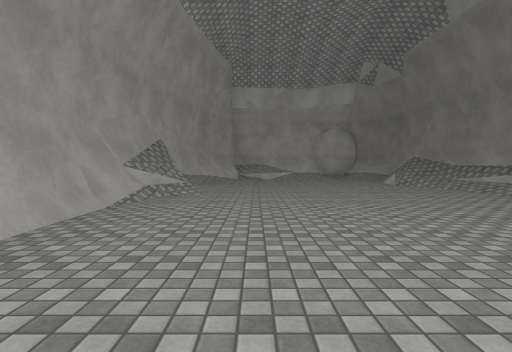
View 1 (above)

16 first-person views from a walk through a 3-D level made in the Unity game engine. The camera is 1.2 m above the floor, tilts 2° down and sees 80° across. Doors are open. The floor is counted in squares, 2 m on a side. Each view is taken from the middle of a square. On the plan, view 1 faces up. The plan holds only what a view shows up to about 9 squares ahead; the rest is blank. The place goes on beyond the plan. Surface patterns are stand-ins for the level's own textures.

View 2
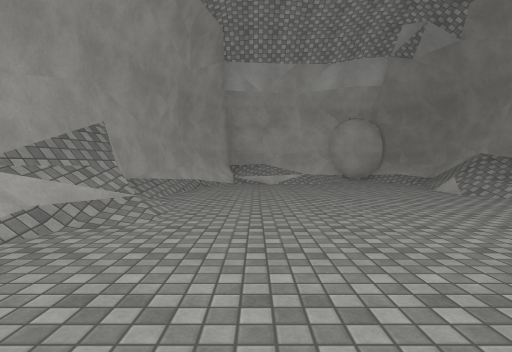

View 3
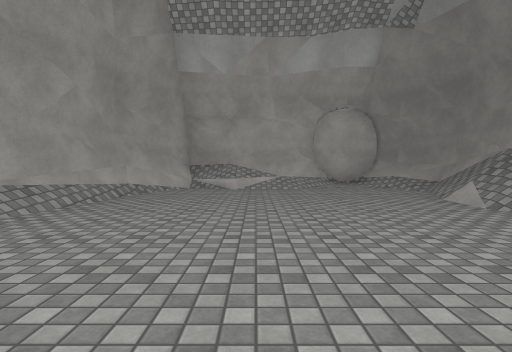

View 4
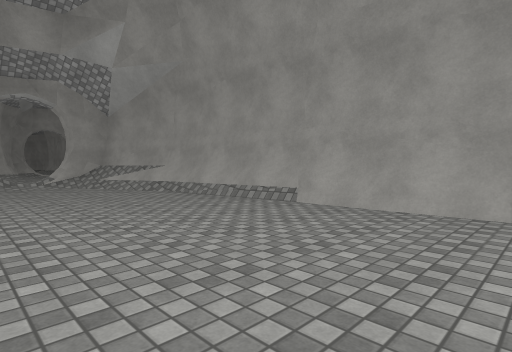

View 5
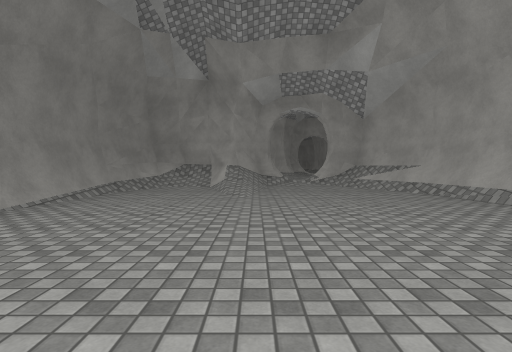

View 6
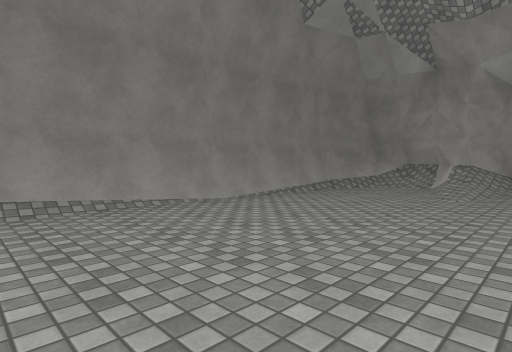

View 7
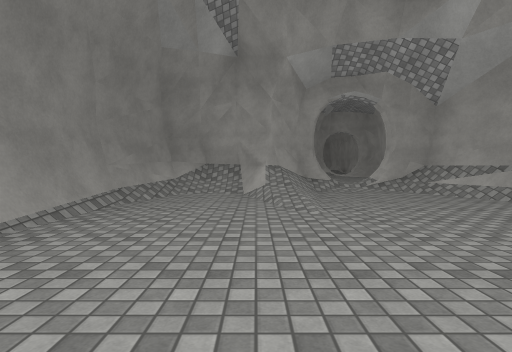

View 8
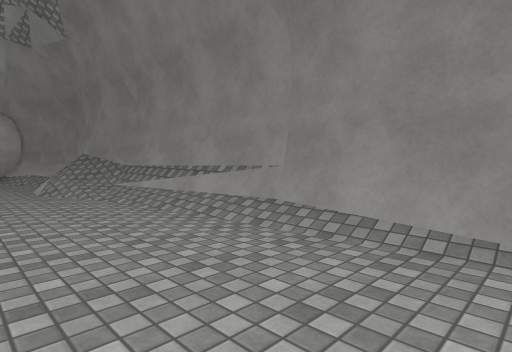

View 9
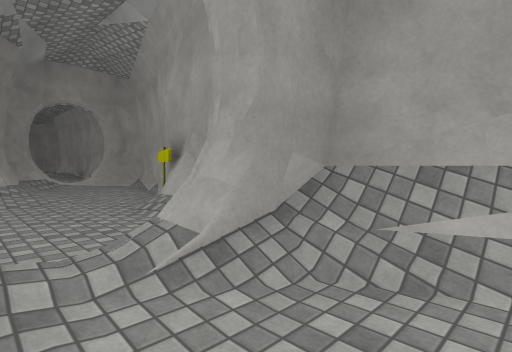

View 10
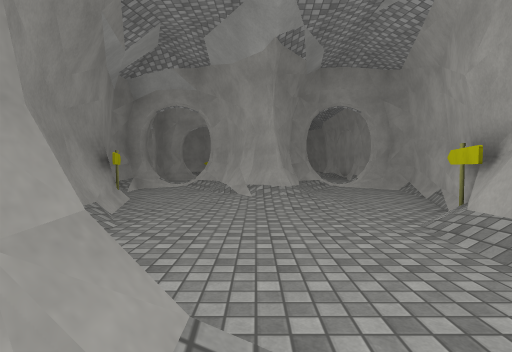

View 11
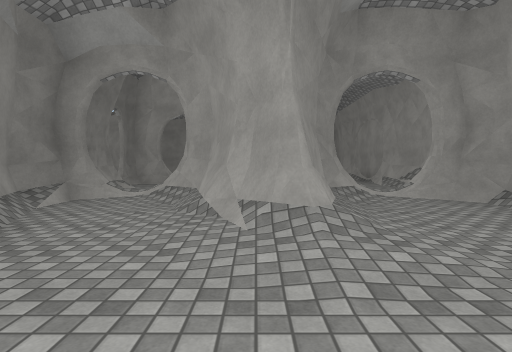

View 12
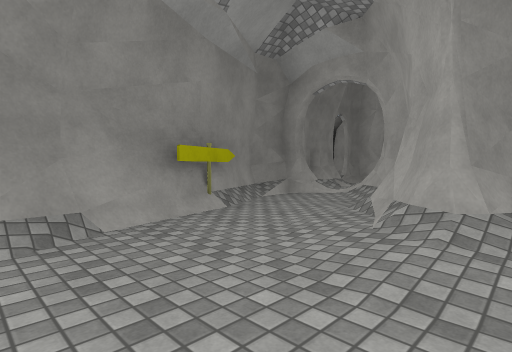

View 13
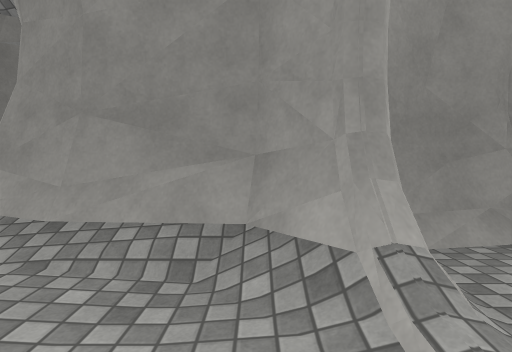

View 14
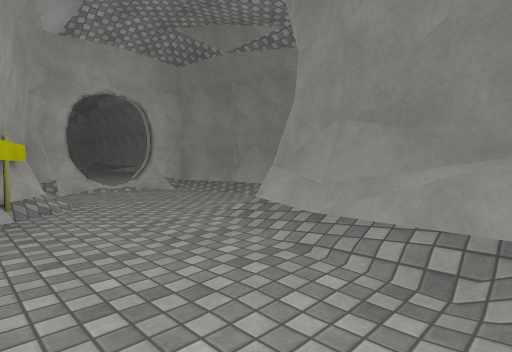

View 15
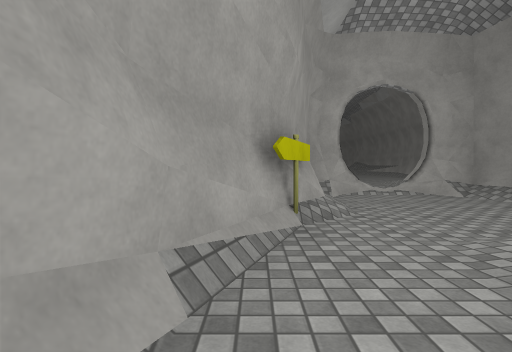

View 16
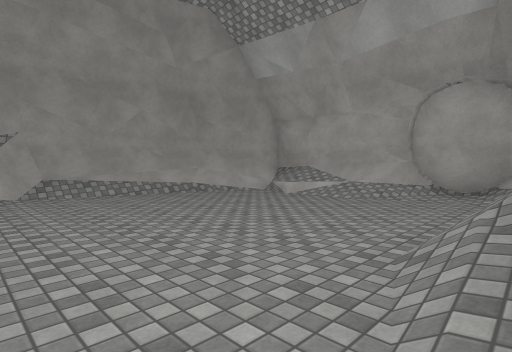

### Floor plan
Key: @ floor where view 1 was taken; # wall or solid block; x gap in a wall; . main floor; : floor 1 m higher than the main floor; / step, stairs or slope; D open door; = window, fence, low wall or low ledge; O other object.
Columns run from 3 left of view 1 to 6 right of it. Each row starts with its distance up from view 1.
 14    ######
 13  ###//..##
 12  #....../#
 11  #....../#
 10 ##....../#
  9 #/....../#
  8 ##....../#
  7 #=....../#
  6 ##....../#
  5 #......./#
  4 #........#
  3 ##.......#
  2 ##.......#
  1  #.......#
  0  #.@.....#
 -1  #.......#
 -2  #.../...#
 -3  #/..//..#
 -4  #/../#.##
 -5  #://##/#
 -6  ###//###
 -7  ##../#
 -8  #/...#
 -9  O....##
-10 #/.//..#
-11 #../#..O
-12 #..##/./#
-13 #..###/##
-14 #x.###/#D
-15 #  #D  .D
-16 #       #

Positions as (right, up) in squares from view 1, and headings:
1: (0, 0), facing up
2: (0, 3), facing up
3: (1, 5), facing up
4: (2, 4), facing down-left
5: (2, 4), facing down
6: (1, 4), facing down-right
7: (3, 2), facing down
8: (3, 2), facing up-right
9: (1, -4), facing down-left
10: (1, -5), facing down
11: (1, -8), facing down
12: (0, -8), facing down-right
13: (-2, -13), facing right
14: (-2, -13), facing up-right
15: (-2, -12), facing up
16: (5, 7), facing up-left
